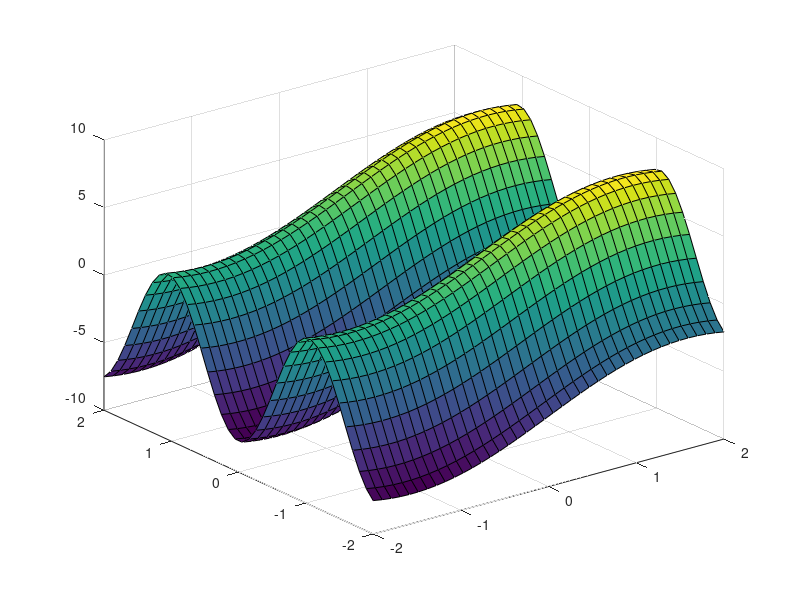

Recreate this plot in MATLAB.
clc;
clear;
close all;
%% plot3
% x=0:pi/40:20*pi;
% y=sin(x);
% z=cos(x);
% plot3(x,y,z)
% view([45,40])
% grid on
% xlabel('x')
% ylabel('y')
% zlabel('z')

%% scatter3
%scatter3(x,y,z)
% z=-20:2:20
% z=repmat(z,[80,1]);
% theta=linspace(0,2*pi,80);
% x=cos(theta);
% y=sin(theta);
% x=repmat(x,[1,21]);
% y=repmat(y,[1,21]);
% z=z(:);
% scatter3(x,y,z)
%% surf
x=linspace(-2,2,40);
y=linspace(-2,2,40);
[X,Y]=meshgrid(x,y);
scatter(X(:),Y(:));
Z=3*sin(X)-5*cos(3*Y);
surf(X,Y,Z);